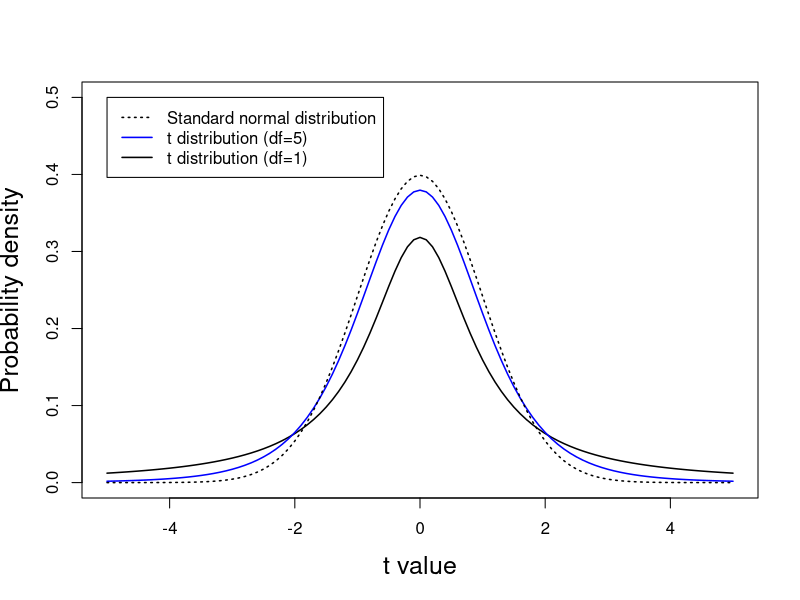

Here is the R script that generated this plot:
## ---- chunk 1
#| label: setup
#| include: false

# libraries
library(tidyverse)

# data objects
library(tidyverse)
bt_samp <- read_csv(here::here("data/body_temp_hr.csv"))
caterpillar <- read_csv(here::here("data/caterpillar.csv"))
## ---- chunk 2
curve(dt(x, 1), -5, 5, ylim=c(0, 0.5),
      xlab="t value", ylab="Probability density",
      cex.lab=1.5, lwd=1.5)
curve(dt(x, 5), -5, 5, add=TRUE, col="blue", lwd=1.5)
curve(dnorm(x, 0, 1), -5, 5, add=TRUE,  lty=3, lwd=1.5)
legend(-5, 0.5, c("Standard normal distribution", "t distribution (df=5)", "t distribution (df=1)"),
       lty=c(3, 1, 1), col=c("black", "blue", "black"), lwd=1.5)
